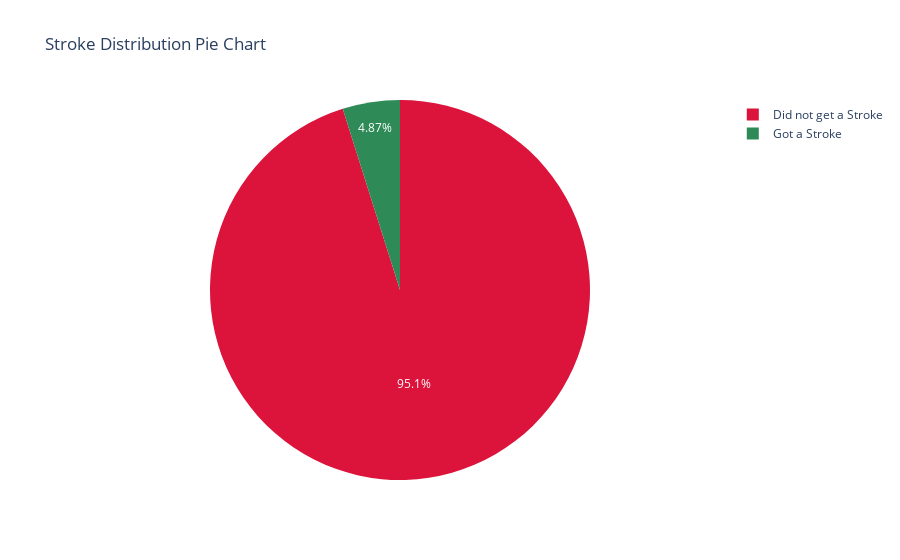

Write notebook code for a chart like this one.
### Code cell
labels = ["Did not get a Stroke", "Got a Stroke"]
values = data['stroke'].value_counts().tolist()
px.pie(data, values=values, names=labels, title="Stroke Distribution Pie Chart",
 color_discrete_sequence=["crimson", "seagreen"])

### Figure 1 — Plotly figure (JSON) as saved in the notebook; plotly's stock layout.template omitted (floating-point values rounded to 4 significant figures)
{"data": [{"domain": {"x": [0, 1], "y": [0, 1]}, "hovertemplate": "label=%{label}<br>value=%{value}<extra></extra>", "labels": ["Did not get a Stroke", "Got a Stroke"], "legendgroup": "", "name": "", "showlegend": true, "type": "pie", "values": [4860, 249]}], "layout": {"autosize": true, "legend": {"tracegroupgap": 0}, "piecolorway": ["crimson", "seagreen"], "title": {"text": "Stroke Distribution Pie Chart"}}}
